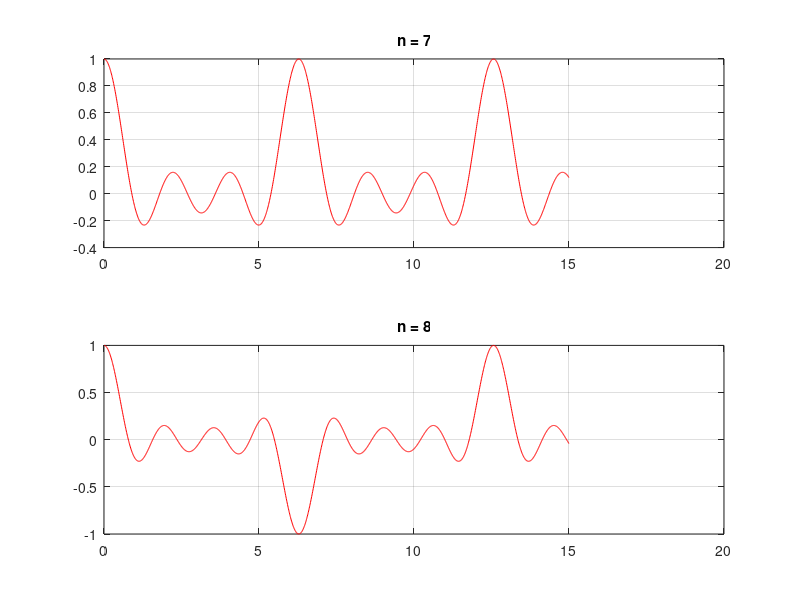

This chart was generated by the following MATLAB code:
x = 0:0.01:15;
subplot(2,1,1);
plot(x, diric(x, 7),'Color','r');
grid on;
title('n = 7');
subplot(2,1,2);
plot(x, diric(x, 8),'Color','r');
grid on;
title('n = 8');